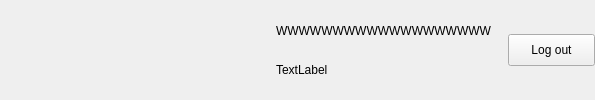
               <widget class="QWidget" name="page_AccountInfo">
                <layout class="QHBoxLayout" name="horizontalLayout_3">
                 <property name="spacing">
                  <number>16</number>
                 </property>
                 <property name="leftMargin">
                  <number>0</number>
                 </property>
                 <property name="topMargin">
                  <number>0</number>
                 </property>
                 <property name="rightMargin">
                  <number>0</number>
                 </property>
                 <property name="bottomMargin">
                  <number>0</number>
                 </property>
                 <item>
                  <spacer name="horizontalSpacer_4">
                   <property name="orientation">
                    <enum>Qt::Horizontal</enum>
                   </property>
                   <property name="sizeType">
                    <enum>QSizePolicy::Fixed</enum>
                   </property>
                   <property name="sizeHint" stdset="0">
                    <size>
                     <width>180</width>
                     <height>77</height>
                    </size>
                   </property>
                  </spacer>
                 </item>
                 <item>
                  <widget class="QWidget" name="widget_ProfilePicture" native="true">
                   <property name="minimumSize">
                    <size>
                     <width>80</width>
                     <height>80</height>
                    </size>
                   </property>
                   <property name="maximumSize">
                    <size>
                     <width>80</width>
                     <height>80</height>
                    </size>
                   </property>
                   <widget class="QLabel" name="label_ProfilePicture">
                    <property name="geometry">
                     <rect>
                      <x>0</x>
                      <y>0</y>
                      <width>80</width>
                      <height>80</height>
                     </rect>
                    </property>
                    <property name="minimumSize">
                     <size>
                      <width>80</width>
                      <height>80</height>
                     </size>
                    </property>
                    <property name="maximumSize">
                     <size>
                      <width>80</width>
                      <height>80</height>
                     </size>
                    </property>
                    <property name="text">
                     <string/>
                    </property>
                   </widget>
                   <widget class="QLabel" name="label_Platform">
                    <property name="geometry">
                     <rect>
                      <x>50</x>
                      <y>50</y>
                      <width>26</width>
                      <height>26</height>
                     </rect>
                    </property>
                    <property name="minimumSize">
                     <size>
                      <width>26</width>
                      <height>26</height>
                     </size>
                    </property>
                    <property name="maximumSize">
                     <size>
                      <width>26</width>
                      <height>26</height>
                     </size>
                    </property>
                    <property name="styleSheet">
                     <string notr="true"/>
                    </property>
                    <property name="text">
                     <string/>
                    </property>
                   </widget>
                  </widget>
                 </item>
                 <item>
                  <widget class="QWidget" name="widget_Id" native="true">
                   <layout class="QVBoxLayout" name="verticalLayout_3">
                    <property name="spacing">
                     <number>8</number>
                    </property>
                    <property name="leftMargin">
                     <number>0</number>
                    </property>
                    <property name="topMargin">
                     <number>15</number>
                    </property>
                    <property name="rightMargin">
                     <number>0</number>
                    </property>
                    <property name="bottomMargin">
                     <number>15</number>
                    </property>
                    <item>
                     <widget class="QLabel" name="label_Nickname">
                      <property name="styleSheet">
                       <string notr="true"/>
                      </property>
                      <property name="text">
                       <string>WWWWWWWWWWWWWWWWWWW</string>
                      </property>
                     </widget>
                    </item>
                    <item>
                     <widget class="QLabel" name="label_IdNumber">
                      <property name="styleSheet">
                       <string notr="true"/>
                      </property>
                      <property name="text">
                       <string>TextLabel</string>
                      </property>
                     </widget>
                    </item>
                   </layout>
                  </widget>
                 </item>
                 <item>
                  <widget class="QPushButton" name="pushButton_Logout">
                   <property name="minimumSize">
                    <size>
                     <width>87</width>
                     <height>32</height>
                    </size>
                   </property>
                   <property name="maximumSize">
                    <size>
                     <width>87</width>
                     <height>32</height>
                    </size>
                   </property>
                   <property name="styleSheet">
                    <string notr="true"/>
                   </property>
                   <property name="text">
                    <string>Log out</string>
                   </property>
                  </widget>
                 </item>
                </layout>
               </widget>
